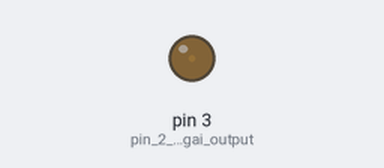
A sketch run on a simulated Arduino Uno, built with avr-gcc and run on an emulated ATmega328P. Shown: output pins drawn as LEDs (lit = HIGH).

Above: at 0.05 s.
At 1.05 s:
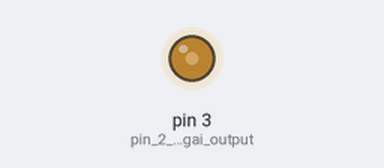
At 2.0 s:
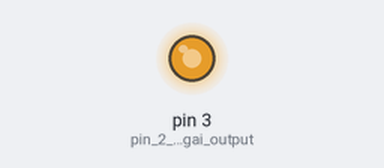
At 3.95 s:
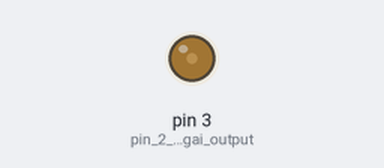
Timing chart, 0 to 5.9 s (numbered marks = the images above):
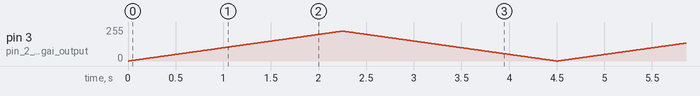

The sketch:

FADE.ino
```cpp
void setup() {
  Serial.begin(9600);
pinMode(3,OUTPUT); // pin 2 sebagai output

}
void loop() {

for(int i=0;i<=224;i++){
analogWrite(3,i);
delay(10);
}
for(int e=224;e>=0;e--){
analogWrite(3,e);
delay(10);
}
}
```
